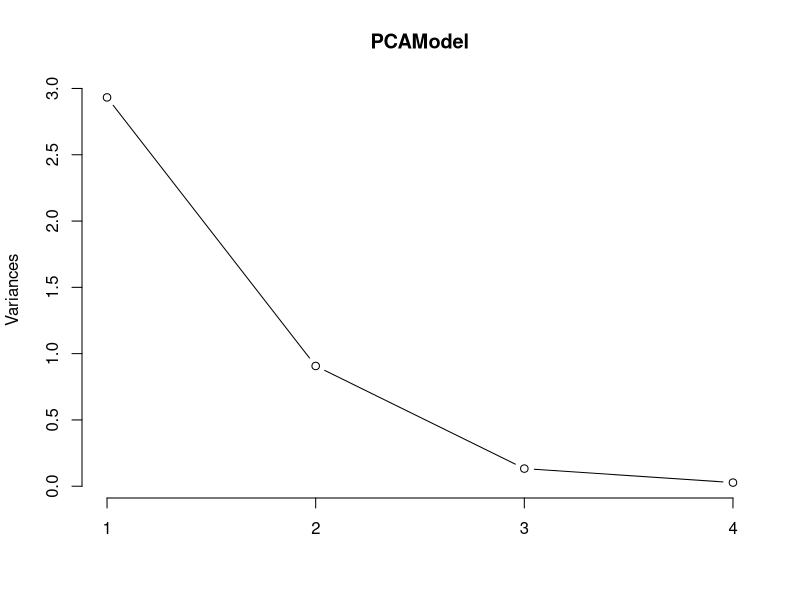
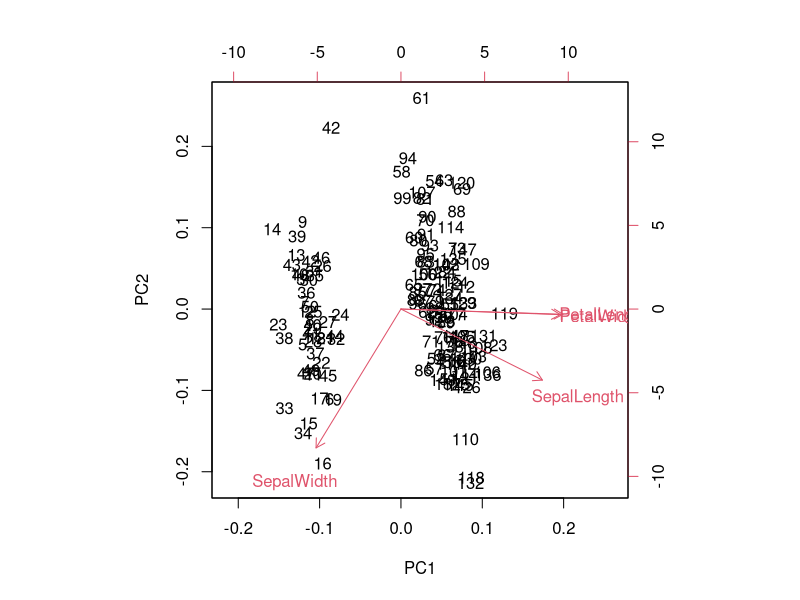

These figures' R source, in order: (Note: this script raises an error after producing the figures.)
require(dplyr)
require(ggplot2)
require(tidyverse)

data(iris)

# Ln-transform continuous variables (Box-Cox more general)
IrisVariables <- iris %>% 
                    rename(SepalLength = Sepal.Length,
                           SepalWidth = Sepal.Width,
                           PetalLength = Petal.Length,
                           PetalWidth = Petal.Width) %>%
                    transmute(SepalLength = log(SepalLength),
                              SepalWidth = log(SepalWidth),
                              PetalLength = log(PetalLength),
                              PetalWidth = log(PetalWidth))

IrisCategory <- iris %>%
                  dplyr::select(Species)


PCAModel <- prcomp(IrisVariables, center = TRUE, scale = TRUE)     

# Print Rotation & Variance

print(PCAModel)

# Scree Plot

plot(PCAModel, type = "l")

# Simple Biplot

biplot(PCAModel)

# Component Summary

summary(PCAModel)

# Naive Prediction

NewObs <- tail(IrisVariables,5) 
  
predict(PCAModel, newdata=NewObs)

# Better Biplot Function

PCBiplot <- function(PC, x="PC1", y="PC2", colors=c('black', 'black', 'red', 'red')) {
                # Where PC is a prcomp object
                PCData <- data.frame(PC$rotation) %>%
                            mutate(ObsNames = rownames(.))
  
                #data <- data.frame(obsnames=row.names(PC$x), PC$x)
                
                plot <- ggplot(PCData, aes_string(x=x, y=y)) + geom_text(alpha=.4, size=3, aes(label=obsnames), color=colors[1]) + 
                        geom_hline(aes(0), size=.2) + geom_vline(aes(0), size=.2, color=colors[2])
                datapc <- data.frame(varnames=rownames(PC$rotation), PC$rotation)
                mult <- min(
                  (max(data[,y]) - min(data[,y])/(max(datapc[,y])-min(datapc[,y]))),
                  (max(data[,x]) - min(data[,x])/(max(datapc[,x])-min(datapc[,x])))
                )
                datapc <- transform(datapc,
                                    v1 = .7 * mult * (get(x)),
                                    v2 = .7 * mult * (get(y))
                )
                plot <- plot + coord_equal() + geom_text(data=datapc, aes(x=v1, y=v2, label=varnames), size = 5, vjust=1, color=colors[3])
                plot <- plot + geom_segment(data=datapc, aes(x=0, y=0, xend=v1, yend=v2), arrow=arrow(length=unit(0.2,"cm")), alpha=0.75, color=colors[4])
                plot
}

PCBiplot(PCAModel)

